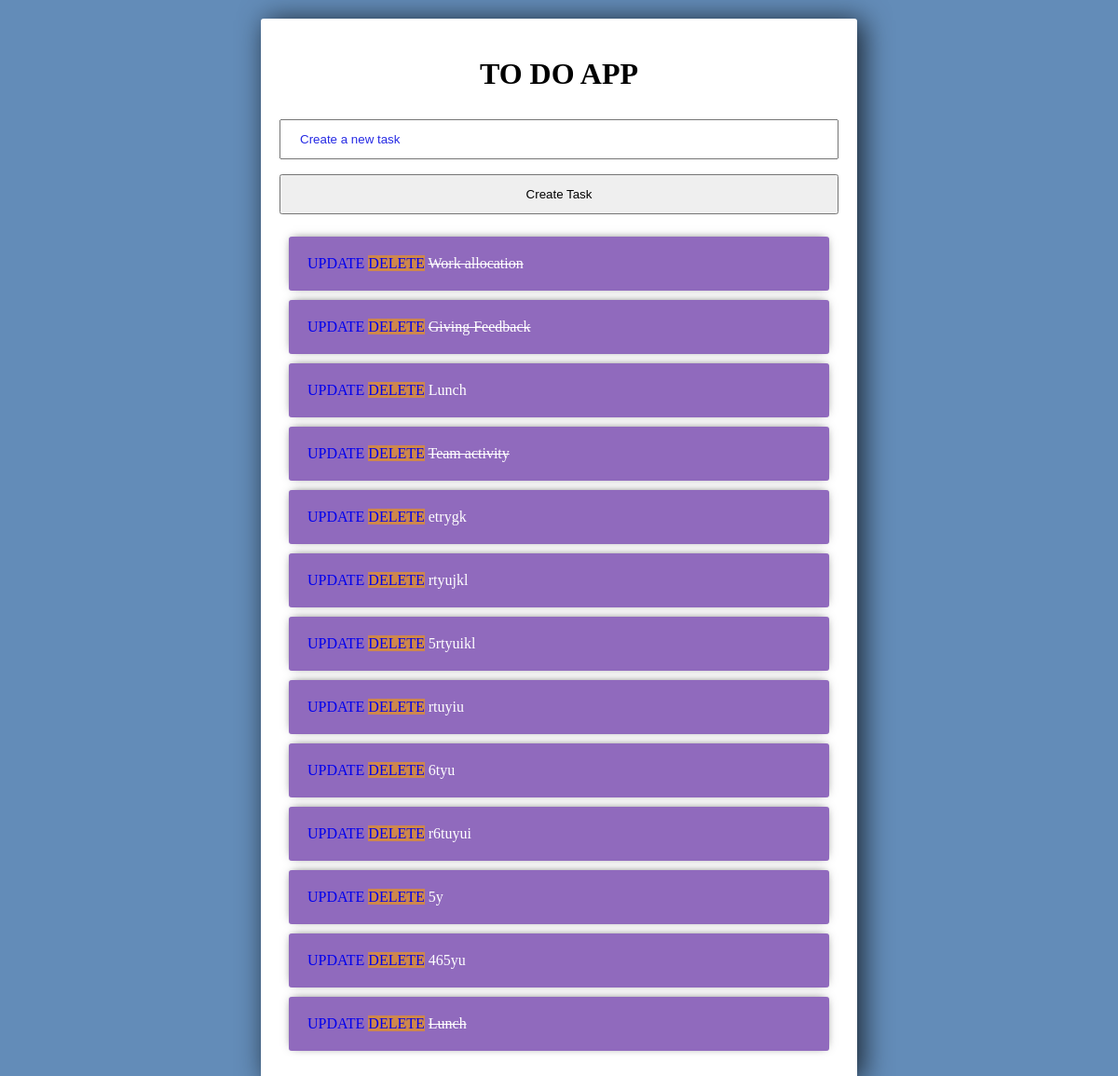
The page / on the database its author committed.
### tasks/models.py (models this page shows)
class Task(models.Model):
    title = models.CharField(max_length= 120)
    complete = models.BooleanField(default=False)
    created = models.DateTimeField(auto_now_add=True)
    def __str__(self):
        return self.title

### tasks/views.py (the view)
# urls.py: path('', taskpage, name = "taskpage"),
def taskpage(request):
    tasks = Task.objects.all()
    form = TaskForm
    if request.method == 'POST':
        form = TaskForm(request.POST)
        if form.is_valid():
            form.save()
        return redirect('/')
    context = {'tasks':tasks, 'form':form}
    return render(request, 'tasklist.html',context)

### templates/tasklist.html (shortened to what this page needs)
{% load static %}
<head>
    <link rel="stylesheet" href="{% static 'css/tasklist.css' %}">
</head>
<body>
    <div class = "center-column">
        <h1>TO DO APP</h1>
        <form method="POST" action="">
            {{ form.title }}
            <input class="btn btn-primary" type="submit" value="Create Task">
        </form>
        <div class="todo-list">
        {% for task in tasks %}
            <div class="item-row">
                <a class="btn btn-sm btn-info" href="{% url 'update_task' task.id %}">UPDATE</a>
                <a class="btn btn-sm btn-danger" href="{% url 'delete_task' task.id %}">DELETE</a>
                {% if task.complete == True %}
                <strike>{{task}}</strike>
                {% else %}
                <span>{{task}}</span>
                {% endif %}
            </div>
        {% endfor %}
        </div>
    </div>
</body>

### static/css/tasklist.css (style rules this page uses)
body { background-color: #638CB8; }
h1 { text-align: center; }
input { width: 100%; padding: 12px 20px; margin: 8px 0; box-sizing: border-box; }
input::placeholder { color: #262ae4; }
.center-column { width:600px; margin: 20px auto; padding:20px; background-color: #fff; border-radius: 3px; box-shadow: 6px 2px 30px 0px rgba(0,0,0,0.75); }
.item-row { background-color: #906abd; margin: 10px; padding: 20px; border-radius: 3px; color: #fff; font-size: 16px; box-shadow: 0px -1px 10px -4px rgba(0,0,0,0.75); }
.btn-danger { background-color: #ce874d; border-color: #e59400; }
a { text-decoration: none; }

### rows shown on the page
Task: title "Work allocation"
Task: title "Giving Feedback"
Task: title "Lunch"
Task: title "Team activity"
Task: title "etrygk"
Task: title "rtyujkl"
Task: title "5rtyuikl"
Task: title "rtuyiu"
Task: title "6tyu"
Task: title "r6tuyui"
Task: title "5y"
Task: title "465yu"
Task: title "Lunch"
